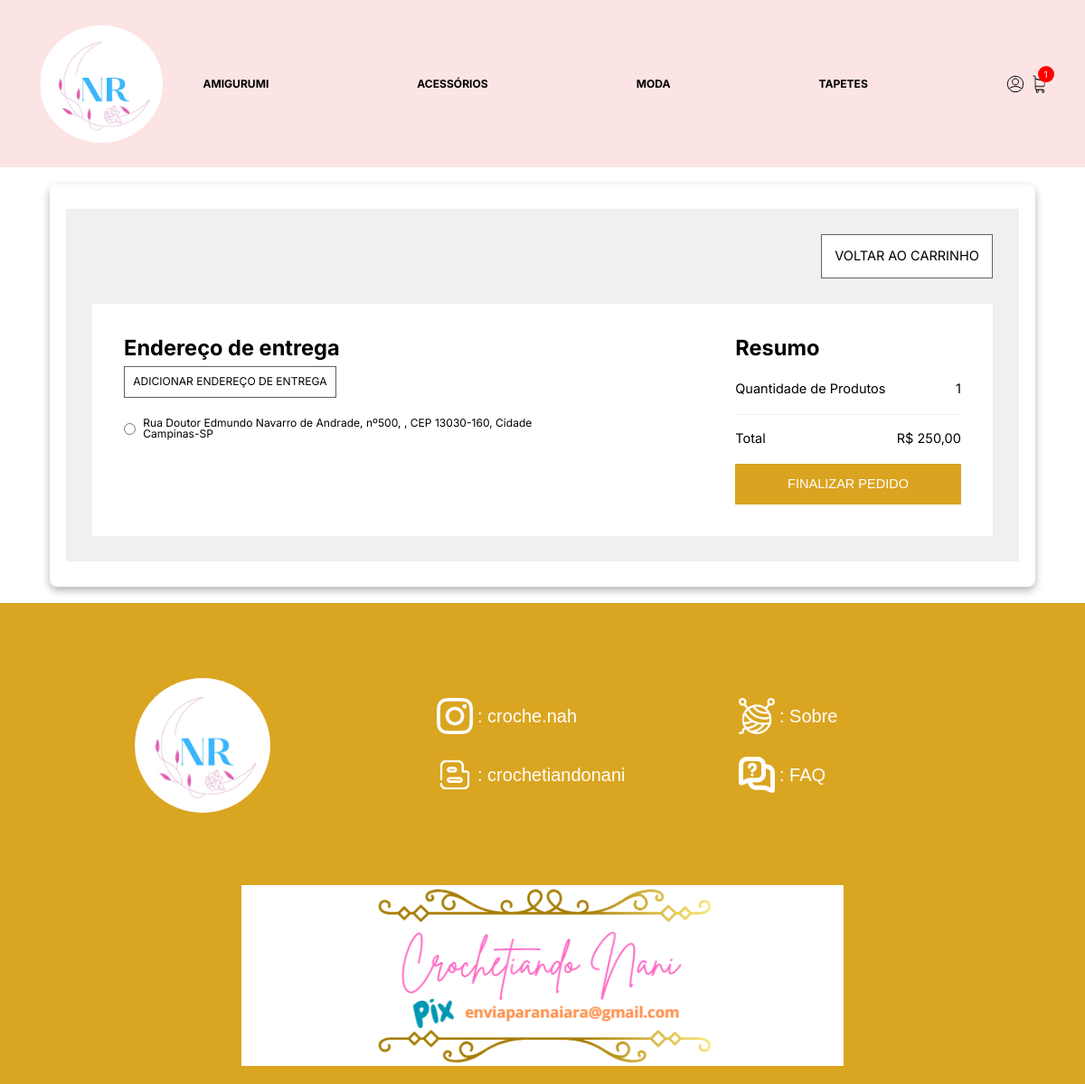
Screenshot of /checkout/ (signed in) with the database file from the repository.
### loja/models.py (models this page shows, shortened)
class Categoria(models.Model):
    nome = models.CharField(max_length=200, null=True, blank=True)
    slug = models.CharField(max_length=200, null=True, blank=True)

class Endereco(models.Model):
    rua = models.CharField(max_length=400, null=True, blank=True)
    numero = models.CharField(max_length=200, null=True, blank=True, default="S/N")
    complemento = models.CharField(max_length=200, null=True, blank=True)
    cep = models.CharField(max_length=200, null=True, blank=True)
    cidade = models.CharField(max_length=200, null=True, blank=True)
    estado = models.CharField(max_length=200, null=True, blank=True)
    cliente = models.ForeignKey(Cliente, null=True, blank=True, on_delete=models.SET_NULL)

class Pedido(models.Model):
    cliente = models.ForeignKey(Cliente, null=True, blank=True, on_delete=models.SET_NULL)
    finalizado = models.BooleanField(default=False)
    codigo_transacao = models.CharField(max_length=200, null=True, blank=True)
    endereco = models.ForeignKey(Endereco, null=True, blank=True, on_delete=models.SET_NULL)
    data_finalizacao = models.DateTimeField(null=True, blank=True)
    @property
    def quantidade_total(self):
        itens_pedido = ItensPedido.objects.filter(pedido=self.id)
        quantidade = sum([item.quantidade for item in itens_pedido])
        return quantidade
    @property
    def preco_total(self):
        itens_pedido = ItensPedido.objects.filter(pedido=self.id)
        preco = sum([item.preco_total for item in itens_pedido])
        return preco

class ItensPedido(models.Model):
    item_estoque = models.ForeignKey(ItemEstoque, null=True, blank=True, on_delete=models.SET_NULL)
    quantidade = models.IntegerField(default=0)
    pedido = models.ForeignKey(Pedido, null=True, blank=True, on_delete=models.SET_NULL)
    @property
    def preco_total(self):
        return self.quantidade * self.item_estoque.produto.preco

class ItemEstoque(models.Model):
    produto = models.ForeignKey(Produto, null=True, blank=True, on_delete=models.SET_NULL)
    quantidade = models.IntegerField(default=0)

class Produto(models.Model):
    imagem = models.ImageField(null=True, blank=True)
    nome = models.CharField(max_length=200, null=True, blank=True)
    preco = models.DecimalField(max_digits=10, decimal_places=2)
    ativo = models.BooleanField(default=True)
    categoria = models.ForeignKey(Categoria, null=True, blank=True, on_delete=models.SET_NULL)
    tipo = models.ForeignKey(Tipo, null=True, blank=True, on_delete=models.SET_NULL)
    peso = models.DecimalField(max_digits=5, decimal_places=2, default=3)
    comprimento = models.DecimalField(max_digits=5, decimal_places=2, default=20)
    altura = models.DecimalField(max_digits=5, decimal_places=2, default=20)
    largura = models.DecimalField(max_digits=5, decimal_places=2, default=20)

### loja/views.py (the view)
# urls.py: path('checkout/', checkout, name="checkout"),
def checkout(request):
    if request.user.is_authenticated:
        cliente = request.user.cliente
    else:
        if request.COOKIES.get("id_sessao"):
            id_sessao = request.COOKIES.get("id_sessao")
            cliente, criado = Cliente.objects.get_or_create(id_sessao=id_sessao)
        else:
            return redirect('loja')
    pedido, criado = Pedido.objects.get_or_create(cliente=cliente, finalizado=False)
    enderecos = Endereco.objects.filter(cliente=cliente)
    context = {"pedido": pedido, "enderecos": enderecos, "erro": None}
    return render(request, 'checkout.html', context)

### loja/novos_context.py (called while the page is built)
def categoria_tipos(request):
    categorias_navegacao = Categoria.objects.all()
    tipos_navegacao = Tipo.objects.all()
    return {
        'categorias_navegacao': categorias_navegacao,
        'tipos_navegacao': tipos_navegacao
    }

def faz_parte_equipe(request):
    equipe = False
    if request.user.is_authenticated:
        equipe = request.user.groups.filter(name="equipe").exists()
    return {"equipe": equipe}

### loja/templates/checkout.html (shortened to what this page needs)
{% extends 'base.html' %}
{% load static %}
{% block body %}
<main class="principal">
    <section class="secao-checkout">
      <a href="{% url 'carrinho' %}" class="checkout__botao">Voltar ao carrinho</a>
      <div class="checkout">
        <form
          class="checkout__form"
          action="{% url 'finalizar_pedido' pedido.id %}"
          method="post"
        >
          <div class="checkout__secao-entrega-login checkout__secao-entrega-login--logado">
            <div class="checkout__secao-entrega">
              <div class="checkout__titulos">
                <h1 class="checkout__titulo">Endereço de entrega</h1>
                <a
                  class="checkout__botao checkout__botao--entrega"
                  type="button"
                  href="{% url 'adicionar_endereco' %}"
                >
                  Adicionar endereço de entrega
                </a>
              </div>
              <div class="checkout__endereco-cadastrado">
                {% for endereco in enderecos %}
                  <div class="checkout__pagamento-item">
                    <input type="radio" name="endereco" value="{{ endereco.id }}" />
                    <label for="{{ endereco.id }}">
                      {{ endereco.rua }}, nº{{ endereco.numero }}, {{ endereco.complemento }},
                      CEP {{ endereco.cep}}, Cidade {{ endereco.cidade }}-{{ endereco.estado }}
                    </label>
                  </div>
                {% endfor %}
              </div>
            </div>
          </div>
          <div class="checkout__secao-infos">
            <div class="checkout__titulos checkout__titulos--mb">
              <h1 class="checkout__titulo">Resumo</h1>
            </div>
            <div class="subtotal__infos">
              <p>Quantidade de Produtos</p>
              <p>{{ pedido.quantidade_total }}</p>
            </div>
            <div class="subtotal__infos subtotal__infos--sborda">
              <p>Total</p>
              <p>R$ {{ pedido.preco_total }}</p>
            </div>
            <button class="subtotal__botao" type="submit">
              Finalizar Pedido
            </button>
          </div>
        </form>
      </div>
    </section>
</main>
{% endblock %}

### loja/templates/navbar.html (shortened to what this page needs)
{% load static %}
<header class="cabecalho" style="background-color: #fce4e4f6;">
    <div class="cabecalho__container">
      <a href="{% url 'homepage' %}">
        <img
        src="{% static 'images/logo.png' %}" width="auto" height="130" style="border-radius: 50%;"
          alt="Logo Crochetiando"
          class="cabecalho__logo"
        />
      </a>
      <nav class="cabecalho__navegacao">
        <ul class="cabecalho__lista">
        {% for categoria in categorias_navegacao %}
          <li class="cabecalho__item-lista">
            <a
              class="cabecalho__link"
              href="{% url 'loja' %}{{ categoria.slug }}"
              >{{ categoria.nome }}</a
            >
          </li>
        {% endfor %}
        </ul>
    </nav>
    </div>
   <div class="cabecalho__icones">
      <div class="cabecalho__icone-login">
        {% if request.user.is_authenticated %}
        <a class="cabecalho__link-icone cabecalho__link-icone--logado" href="javascript: void(0)">
        {% else %}
        <a class="cabecalho__link-icone" href="{% url 'fazer_login' %}">
        {% endif %}
        </a>
      </div>
      <div class="cabecalho__icone-carrinho">
        <a class="cabecalho__link-icone" href="{% url 'carrinho' %}">
            <img src="{% static 'images/carrinho-de-compras (1).png' %}" alt="Carrinho" class="cabecalho__icone cabecalho__icone--menor">
        </a>
        <div class="cabecalho__itens cabecalho__itens--visivel">{{ quantidade_produtos_carrinho }}</div>
    </div>
    </div>
  </header>

### rows the page displays
Categoria: nome "AMIGURUMI"
Categoria: nome "ACESSÓRIOS"
Categoria: nome "MODA"
Categoria: nome "TAPETES"
Endereco: rua "Rua Doutor Edmundo Navarro de Andrade", numero "500", cep "13030-160", cidade "Campinas", estado "SP"
Pedido: quantidade_total "1", preco_total "250,00"

### other values shown
{{ quantidade_produtos_carrinho }} "1"
